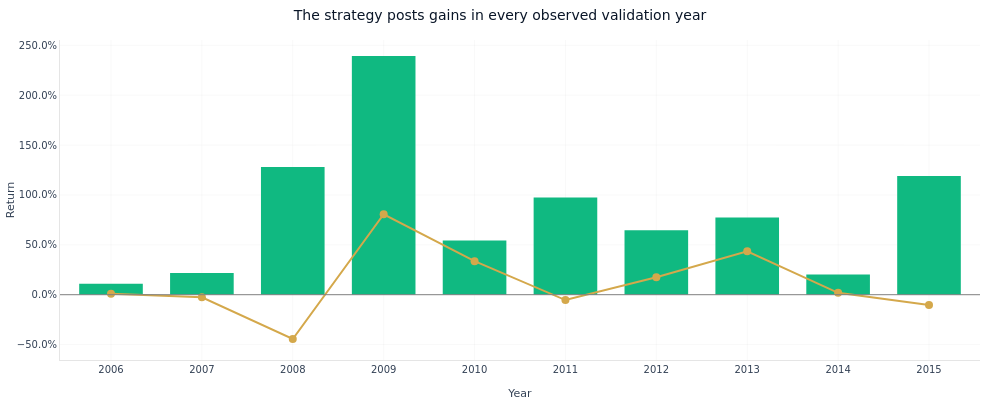

Here is the notebook cell this chart was saved with:
### Markdown cell above
**Annual returns.** Calendar-year strategy vs. benchmark bars.

### Code cell
fig_annual = plot_annual_returns_bar(pa, benchmark_label="EW universe")
fig_annual.update_layout(title="The strategy posts gains in every observed validation year")
fig_annual.show()

### Figure 1 — Plotly figure (JSON) as saved in the notebook; plotly's stock layout.template omitted (floating-point values rounded to 4 significant figures)
{"data": [{"hovertemplate": "Year: %{x}<br>Return: %{y:.2%}<extra></extra>", "marker": {"color": ["#10b981", "#10b981", "#10b981", "#10b981", "#10b981", "#10b981", "#10b981", "#10b981", "#10b981", "#10b981"]}, "name": "Strategy", "type": "bar", "x": ["2006", "2007", "2008", "2009", "2010", "2011", "2012", "2013", "2014", "2015"], "y": [0.1105, 0.2175, 1.28, 2.393, 0.5444, 0.9752, 0.6473, 0.7744, 0.2026, 1.191]}, {"hovertemplate": "Year: %{x}<br>Return: %{y:.2%}<extra></extra>", "line": {"color": "#D4A84B", "width": 2}, "marker": {"size": 8}, "mode": "lines+markers", "name": "EW universe", "type": "scatter", "x": [2006, 2007, 2008, 2009, 2010, 2011, 2012, 2013, 2014, 2015], "y": [0.01076, -0.02575, -0.444, 0.8065, 0.3362, -0.0536, 0.1758, 0.4359, 0.01867, -0.1032]}], "layout": {"bargap": 0.3, "font": {"color": "#334155", "family": "DM Sans, DejaVu Sans, sans-serif", "size": 12}, "height": 400, "hoverlabel": {"bgcolor": "white", "font": {"family": "DM Sans, DejaVu Sans, sans-serif", "size": 13}}, "hovermode": "x unified", "legend": {"x": 0.99, "xanchor": "right", "y": 0.99, "yanchor": "top"}, "margin": {"b": 40, "l": 60, "r": 20, "t": 40}, "paper_bgcolor": "rgba(0,0,0,0)", "plot_bgcolor": "rgba(0,0,0,0)", "shapes": [{"line": {"color": "gray", "dash": "solid", "width": 1}, "type": "line", "x0": 0, "x1": 1, "xref": "x domain", "y0": 0, "y1": 0, "yref": "y"}], "showlegend": false, "title": {"text": "The strategy posts gains in every observed validation year"}, "width": 1000, "xaxis": {"gridcolor": "rgba(0,0,0,0.06)", "linecolor": "rgba(0,0,0,0.1)", "title": {"text": "Year"}, "type": "category", "zeroline": false}, "yaxis": {"gridcolor": "rgba(0,0,0,0.06)", "linecolor": "rgba(0,0,0,0.1)", "tickformat": ".1%", "title": {"text": "Return"}, "zeroline": false}}}
